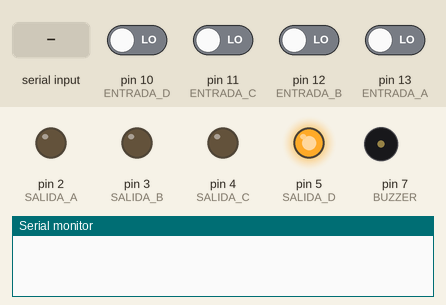
This sketch was run on a simulated Arduino Uno, built with avr-gcc and run on an emulated ATmega328P. Shown: output pins drawn as LEDs (lit = HIGH), buzzer (waves = sounding), the last lines printed to the serial monitor. The test bench sets the inputs (shaded band); at power-on: pin 10 (ENTRADA_D), pin 11 (ENTRADA_C), pin 12 (ENTRADA_B), pin 13 (ENTRADA_A) LOW. Random numbers use the default seed unless the sketch sets one.

Above: at 0.3 s.
1.3 s: "A" received over the second serial link
At 3.1 s:
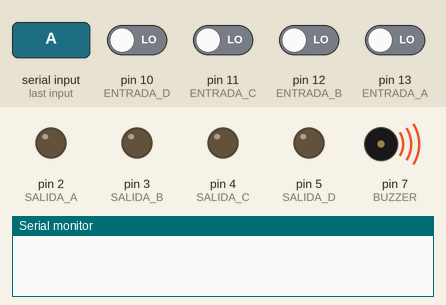
10.5 s: "B" received over the second serial link
At 15.21 s:
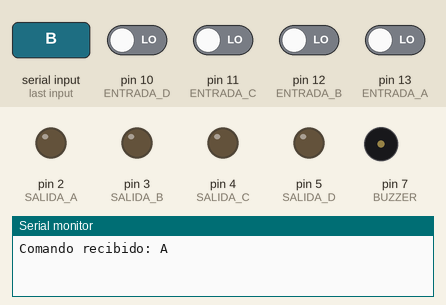
24.5 s: pin 10 (ENTRADA_D) driven HIGH
At 24.8 s:
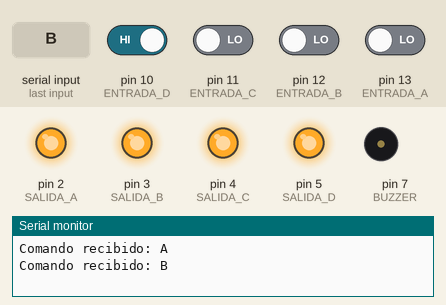
33.7 s: pin 10 (ENTRADA_D) driven LOW
42.9 s: "C" received over the second serial link
Timing chart, 0 to 53.1 s (numbered marks = the images above; inputs shaded):
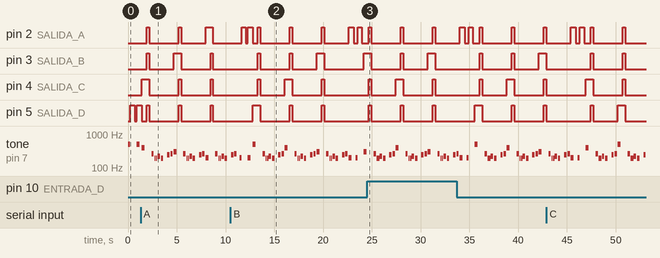

Measured:
- by itself, pin 5 (SALIDA_D): repeats every 3.3 s: LOW 3.0 s, HIGH 0.25 s
- by itself, tone on pin 7 (BUZZER): plays 247 Hz for 0.25 s, 262 Hz for 0.25 s, 200 Hz for 0.20 s, 200 Hz for 0.30 s, 500 Hz for 0.30 s, 262 Hz for 0.25 s … (31 notes in this stretch)

The sketch:

arduino_codigo.ino
```cpp
#include <SoftwareSerial.h>

// Definición del módulo Bluetooth (RX en pin 8, TX en pin 9)
SoftwareSerial sw(8, 9);

#define   BUZZER   7
#define   ENTRADA_A  13
#define   ENTRADA_B  12
#define   ENTRADA_C  11
#define   ENTRADA_D  10
#define   SALIDA_A   2
#define   SALIDA_B   3
#define   SALIDA_C   4
#define   SALIDA_D   5

int melodia[ ] = {262, 196, 196, 220, 196, 0, 247, 262};
int duracionNotas[] = {4, 8, 8, 4, 4, 4, 4, 4};
int nivelActual = 1;
int velocidad = 500;
const int NIVEL_MAX = 100;
int secuencia[NIVEL_MAX];
int secuenciaUsuario[NIVEL_MAX];
bool estado = false;
char comando = 'Z';

void setup() {
   sw.begin(9600); // Inicialización del Bluetooth
   Serial.begin(9600); // Comunicación serial para depuración

   pinMode(ENTRADA_D, INPUT);
   pinMode(ENTRADA_C, INPUT);
   pinMode(ENTRADA_B, INPUT);
   pinMode(ENTRADA_A, INPUT);
   pinMode(SALIDA_A, OUTPUT);
   pinMode(SALIDA_B, OUTPUT);
   pinMode(SALIDA_C, OUTPUT);
   pinMode(SALIDA_D, OUTPUT);
   digitalWrite(SALIDA_A, LOW);
   digitalWrite(SALIDA_B, LOW);
   digitalWrite(SALIDA_C, LOW);
   digitalWrite(SALIDA_D, LOW);
}

void loop() {
   // Revisión de comandos Bluetooth


   // Lógica del juego
   if (nivelActual == 1) {
      generaSecuencia();
      muestraSecuencia();
      leeSecuencia();
   } else {
      muestraSecuencia();
      leeSecuencia();
   }

}

void muestraSecuencia() {
   digitalWrite(SALIDA_A, LOW);
   digitalWrite(SALIDA_B, LOW);
   digitalWrite(SALIDA_C, LOW);
   digitalWrite(SALIDA_D, LOW);

   for (int i = 0; i < nivelActual; i++) {
      int salida = secuencia[i];
      int tono = 0;
      if (salida == SALIDA_A) tono = 200;
      if (salida == SALIDA_B) tono = 300;
      if (salida == SALIDA_C) tono = 400;
      if (salida == SALIDA_D) tono = 500;

      tone(BUZZER, tono);
      delay(200);
      noTone(BUZZER);

      digitalWrite(salida, HIGH);
      delay(velocidad);
      digitalWrite(salida, LOW);
      delay(200);
   }
}

void leeSecuencia() {
   // Depuración del comando recibido

      // Mapear los comandos a las entradas físicas

   int flag = 0;
   for (int i = 0; i < nivelActual; i++) {
      flag = 0;
      while (flag == 0) {
          if (sw.available()) {
            comando = sw.read(); // Leer comando enviado desde el celular
            Serial.print("Comando recibido: ");
            Serial.println(comando);
            if (comando == 'A') {
              estado = true;
              revisaBotonBluetooth(estado, SALIDA_A, 200, i);
              estado = false;
              flag = 1;
              }
            if (comando == 'B'){
              estado = true;
              revisaBotonBluetooth(estado, SALIDA_B, 300, i);
              flag = 1;
              estado = false;
            }
            if (comando == 'C') {
              estado = true;
              revisaBotonBluetooth(estado, SALIDA_C, 400, i);
              flag = 1;
              estado = false;
              }
            if (comando == 'D'){
              estado = true;
              revisaBotonBluetooth(estado, SALIDA_D, 500, i);
              flag = 1;
              estado = false;
            }
          }
         if (revisaBoton(ENTRADA_D, SALIDA_D, 500, i)) flag = 1;
         if (revisaBoton(ENTRADA_C, SALIDA_C, 400, i)) flag = 1;
         if (revisaBoton(ENTRADA_B, SALIDA_B, 300, i)) flag = 1;
         if (revisaBoton(ENTRADA_A, SALIDA_A, 200, i)) flag = 1;
      }
   }
   secuenciaCorrecta();
}

bool revisaBoton(int entrada, int salida, int tono, int indice) {
   if (digitalRead(entrada) == LOW) {
      digitalWrite(salida, HIGH);
      tone(BUZZER, tono);
      delay(300);
      noTone(BUZZER);
      secuenciaUsuario[indice] = salida;
      delay(200);
      digitalWrite(salida, LOW);

      if (secuenciaUsuario[indice] != secuencia[indice]) {
         secuenciaError();
         return true;
      }
      return true;
   }
   return false;
}

bool revisaBotonBluetooth(bool estado, int salida, int tono, int indice) {
    if (estado){
      digitalWrite(salida, HIGH);
      tone(BUZZER, tono);
      delay(300);
      noTone(BUZZER);
      secuenciaUsuario[indice] = salida;
      delay(200);
      digitalWrite(salida, LOW);
      comando = 'Z';
      if (secuenciaUsuario[indice] != secuencia[indice]) {
          secuenciaError();
          return true;
      }
      return true;
    }
    return false;
}

void generaSecuencia() {
   randomSeed(millis());
   for (int i = 0; i < NIVEL_MAX; i++) {
      secuencia[i] = random(2, 6);
   }
}

void secuenciaError() {
   digitalWrite(SALIDA_A, HIGH);
   digitalWrite(SALIDA_B, HIGH);
   digitalWrite(SALIDA_C, HIGH);
   digitalWrite(SALIDA_D, HIGH);
   delay(250);
   digitalWrite(SALIDA_A, LOW);
   digitalWrite(SALIDA_B, LOW);
   digitalWrite(SALIDA_C, LOW);
   digitalWrite(SALIDA_D, LOW);
   delay(250);
   melodiaError();
   nivelActual = 0;
   velocidad = 500;
}

void melodiaError() {
   for (int i = 0; i < 8; i++) {
      int duracionNota = 1000 / duracionNotas[i];
      tone(BUZZER, melodia[i], duracionNota);
      delay(duracionNota * 1.30);
      noTone(BUZZER);
   }
}

void secuenciaCorrecta() {
   if (nivelActual < NIVEL_MAX) nivelActual++;
   velocidad -= 50;
   delay(200);
}

// Función para simular entrada por Bluetooth
void simulaEntrada(int entrada) {
   pinMode(entrada, OUTPUT);
   digitalWrite(entrada, LOW);
   delay(50); // Simula el tiempo que se presiona un botón
   pinMode(entrada, INPUT);
}
```
